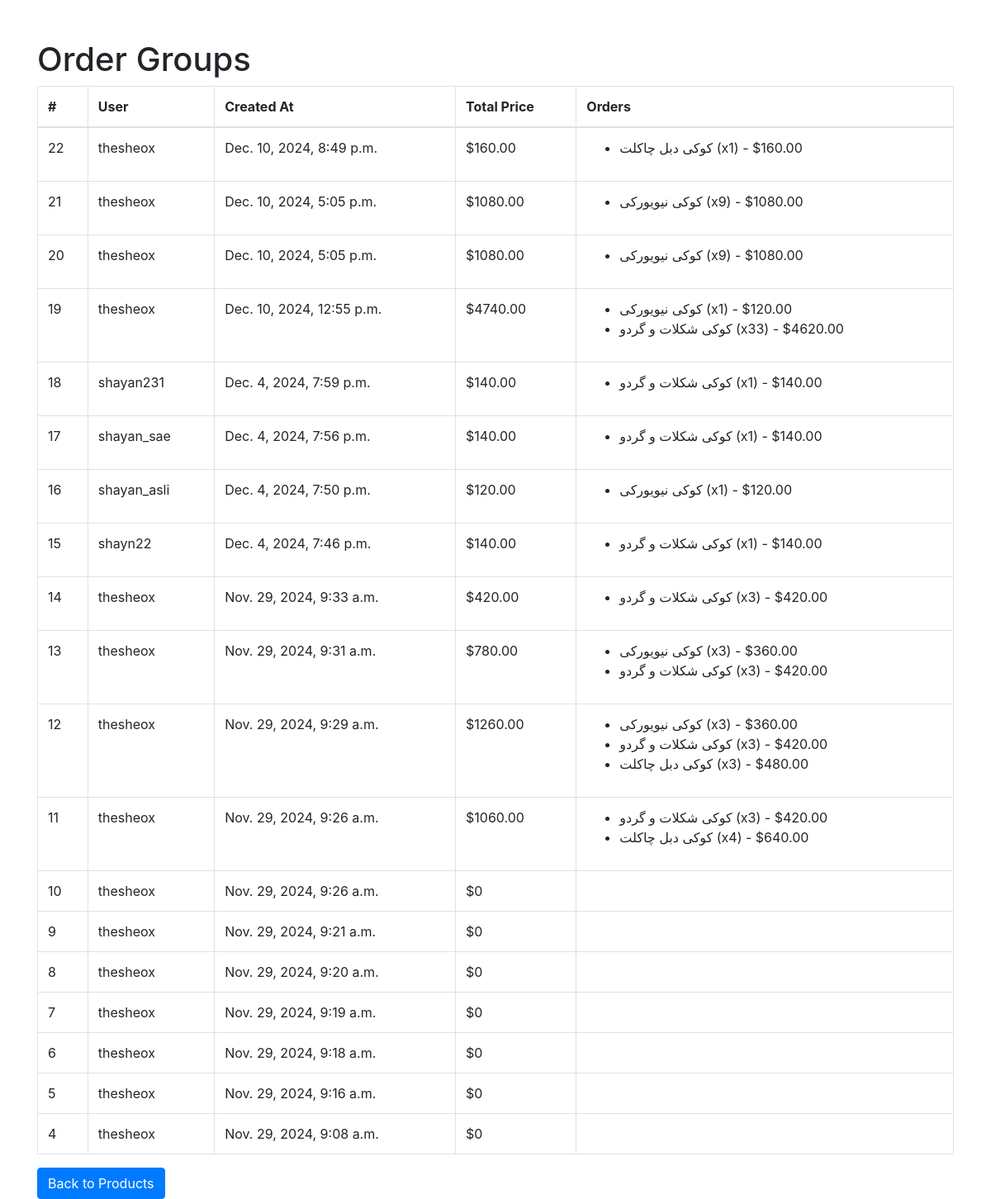
The app's page /order-groups/ with its own data.
### shop/models.py (models this page shows, shortened)
class OrderGroup(models.Model):
    user = models.ForeignKey(User, on_delete=models.CASCADE)
    created_at = models.DateTimeField(auto_now_add=True)
    @property
    def total_price(self):
        return sum(order.total_price for order in self.orders.all())  # 'orders' is the related_name of Order model

class Order(models.Model):
    order_group = models.ForeignKey(OrderGroup, related_name='orders', on_delete=models.CASCADE,null=True,blank=True)
    product = models.ForeignKey(Product, on_delete=models.CASCADE,null=True)
    quantity = models.PositiveIntegerField(null=True)
    total_price = models.DecimalField(max_digits=10, decimal_places=2)

class Product(models.Model):
    name = models.CharField(max_length=100)
    price = models.PositiveIntegerField()
    quantity = models.PositiveIntegerField()
    image = models.ImageField(upload_to='images', null=True, blank=True)  # Image field added
    ingredient= models.CharField(max_length=500,null=True, blank=True)
    description=models.TextField(max_length=1000,null=True, blank=True)

### shop/views.py (the view)
# urls.py: path('order-groups/', views.order_group_list, name='order_group_list'),  # List order groups
def order_group_list(request):
    order_groups = OrderGroup.objects.all().order_by('-created_at')  # Order by newest first
    return render(request, 'shop/order_group_list.html', {'order_groups': order_groups})

### shop/templates/shop/order_group_list.html (shortened to what this page needs)
<!DOCTYPE html>
<html>
<head>
    <link rel="stylesheet" href="https://stackpath.bootstrapcdn.com/bootstrap/4.5.2/css/bootstrap.min.css">
</head>
<body>
    <div class="container mt-5">
        <h1>Order Groups</h1>
        <table class="table table-bordered">
            <thead>
                <tr>
                    <th>#</th>
                    <th>User</th>
                    <th>Created At</th>
                    <th>Total Price</th>
                    <th>Orders</th>
                </tr>
            </thead>
            <tbody>
                {% for order_group in order_groups %}
                <tr>
                    <td>{{ order_group.id }}</td>
                    <td>{{ order_group.user.username }}</td>
                    <td>{{ order_group.created_at }}</td>
                    <td>${{ order_group.total_price }}</td>
                    <td>
                        <ul>
                            {% for order in order_group.orders.all %}
                            <li>
                                {{ order.product.name }} (x{{ order.quantity }}) - ${{ order.total_price }}
                            </li>
                            {% endfor %}
                        </ul>
                    </td>
                </tr>
                {% empty %}
                <tr>
                    <td colspan="5" class="text-center">No Order Groups Found</td>
                </tr>
                {% endfor %}
            </tbody>
        </table>
        <a href="{% url 'product_list' %}" class="btn btn-primary">Back to Products</a>
    </div>
</body>
</html>

### records on screen
OrderGroup: id "22", user.username "thesheox", created_at "Dec. 10, 2024, 8:49 p.m.", total_price "160.00"
Order: product.name "کوکی دبل چاکلت", quantity "1", total_price "160.00"
OrderGroup: id "21", user.username "thesheox", created_at "Dec. 10, 2024, 5:05 p.m.", total_price "1080.00"
Order: product.name "کوکی نیویورکی", quantity "9", total_price "1080.00"
OrderGroup: id "20", user.username "thesheox", created_at "Dec. 10, 2024, 5:05 p.m.", total_price "1080.00"
Order: product.name "کوکی نیویورکی", quantity "9", total_price "1080.00"
OrderGroup: id "19", user.username "thesheox", created_at "Dec. 10, 2024, 12:55 p.m.", total_price "4740.00"
Order: product.name "کوکی نیویورکی", quantity "1", total_price "120.00"
Order: product.name "کوکی شکلات و گردو", quantity "33", total_price "4620.00"
OrderGroup: id "18", user.username "shayan231", created_at "Dec. 4, 2024, 7:59 p.m.", total_price "140.00"
Order: product.name "کوکی شکلات و گردو", quantity "1", total_price "140.00"
OrderGroup: id "17", user.username "shayan_sae", created_at "Dec. 4, 2024, 7:56 p.m.", total_price "140.00"
Order: product.name "کوکی شکلات و گردو", quantity "1", total_price "140.00"
OrderGroup: id "16", user.username "shayan_asli", created_at "Dec. 4, 2024, 7:50 p.m.", total_price "120.00"
Order: product.name "کوکی نیویورکی", quantity "1", total_price "120.00"
OrderGroup: id "15", user.username "shayn22", created_at "Dec. 4, 2024, 7:46 p.m.", total_price "140.00"
Order: product.name "کوکی شکلات و گردو", quantity "1", total_price "140.00"
OrderGroup: id "14", user.username "thesheox", created_at "Nov. 29, 2024, 9:33 a.m.", total_price "420.00"
Order: product.name "کوکی شکلات و گردو", quantity "3", total_price "420.00"
OrderGroup: id "13", user.username "thesheox", created_at "Nov. 29, 2024, 9:31 a.m.", total_price "780.00"
Order: product.name "کوکی نیویورکی", quantity "3", total_price "360.00"
Order: product.name "کوکی شکلات و گردو", quantity "3", total_price "420.00"
OrderGroup: id "12", user.username "thesheox", created_at "Nov. 29, 2024, 9:29 a.m.", total_price "1260.00"
Order: product.name "کوکی نیویورکی", quantity "3", total_price "360.00"
Order: product.name "کوکی شکلات و گردو", quantity "3", total_price "420.00"
Order: product.name "کوکی دبل چاکلت", quantity "3", total_price "480.00"
OrderGroup: id "11", user.username "thesheox", created_at "Nov. 29, 2024, 9:26 a.m.", total_price "1060.00"
Order: product.name "کوکی شکلات و گردو", quantity "3", total_price "420.00"
Order: product.name "کوکی دبل چاکلت", quantity "4", total_price "640.00"
OrderGroup: id "10", user.username "thesheox", created_at "Nov. 29, 2024, 9:26 a.m.", total_price "0"
OrderGroup: id "9", user.username "thesheox", created_at "Nov. 29, 2024, 9:21 a.m.", total_price "0"
OrderGroup: id "8", user.username "thesheox", created_at "Nov. 29, 2024, 9:20 a.m.", total_price "0"
OrderGroup: id "7", user.username "thesheox", created_at "Nov. 29, 2024, 9:19 a.m.", total_price "0"
OrderGroup: id "6", user.username "thesheox", created_at "Nov. 29, 2024, 9:18 a.m.", total_price "0"
OrderGroup: id "5", user.username "thesheox", created_at "Nov. 29, 2024, 9:16 a.m.", total_price "0"
OrderGroup: id "4", user.username "thesheox", created_at "Nov. 29, 2024, 9:08 a.m.", total_price "0"
